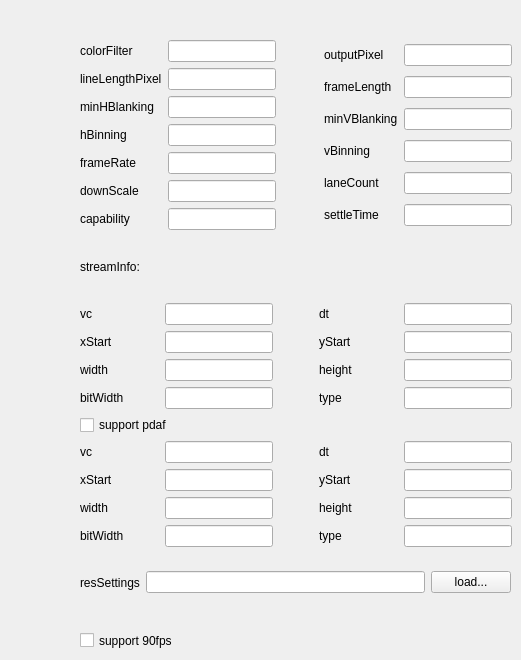
   <widget class="QWidget" name="tab_res3">
    <attribute name="title">
     <string>90fps</string>
    </attribute>
    <widget class="QWidget" name="layoutWidget_4">
     <property name="geometry">
      <rect>
       <x>80</x>
       <y>40</y>
       <width>432</width>
       <height>507</height>
      </rect>
     </property>
     <layout class="QVBoxLayout" name="verticalLayout_25">
      <item>
       <layout class="QHBoxLayout" name="horizontalLayout_105">
        <item>
         <layout class="QVBoxLayout" name="verticalLayout_26">
          <item>
           <layout class="QHBoxLayout" name="horizontalLayout_106" stretch="1,0">
            <item>
             <widget class="QLabel" name="label_100">
              <property name="text">
               <string>colorFilter</string>
              </property>
             </widget>
            </item>
            <item>
             <widget class="QLineEdit" name="colorFilter_4"/>
            </item>
           </layout>
          </item>
          <item>
           <layout class="QHBoxLayout" name="horizontalLayout_107" stretch="1,0">
            <item>
             <widget class="QLabel" name="label_101">
              <property name="text">
               <string>lineLengthPixel</string>
              </property>
             </widget>
            </item>
            <item>
             <widget class="QLineEdit" name="lineLengthPixel_4"/>
            </item>
           </layout>
          </item>
          <item>
           <layout class="QHBoxLayout" name="horizontalLayout_108" stretch="1,0">
            <item>
             <widget class="QLabel" name="label_102">
              <property name="text">
               <string>minHBlanking</string>
              </property>
             </widget>
            </item>
            <item>
             <widget class="QLineEdit" name="minHBlanking_4"/>
            </item>
           </layout>
          </item>
          <item>
           <layout class="QHBoxLayout" name="horizontalLayout_109" stretch="1,0">
            <item>
             <widget class="QLabel" name="label_103">
              <property name="text">
               <string>hBinning</string>
              </property>
             </widget>
            </item>
            <item>
             <widget class="QLineEdit" name="hBinning_4"/>
            </item>
           </layout>
          </item>
          <item>
           <layout class="QHBoxLayout" name="horizontalLayout_110" stretch="1,0">
            <item>
             <widget class="QLabel" name="label_104">
              <property name="text">
               <string>frameRate</string>
              </property>
             </widget>
            </item>
            <item>
             <widget class="QLineEdit" name="frameRate_4"/>
            </item>
           </layout>
          </item>
          <item>
           <layout class="QHBoxLayout" name="horizontalLayout_111" stretch="1,0">
            <item>
             <widget class="QLabel" name="label_105">
              <property name="text">
               <string>downScale</string>
              </property>
             </widget>
            </item>
            <item>
             <widget class="QLineEdit" name="downScale_4"/>
            </item>
           </layout>
          </item>
          <item>
           <layout class="QHBoxLayout" name="horizontalLayout_112" stretch="1,0">
            <item>
             <widget class="QLabel" name="label_106">
              <property name="text">
               <string>capability</string>
              </property>
             </widget>
            </item>
            <item>
             <widget class="QLineEdit" name="capability_4"/>
            </item>
           </layout>
          </item>
         </layout>
        </item>
        <item>
         <spacer name="horizontalSpacer_14">
          <property name="orientation">
           <enum>Qt::Horizontal</enum>
          </property>
          <property name="sizeHint" stdset="0">
           <size>
            <width>40</width>
            <height>20</height>
           </size>
          </property>
         </spacer>
        </item>
        <item>
         <layout class="QVBoxLayout" name="verticalLayout_27">
          <item>
           <layout class="QHBoxLayout" name="horizontalLayout_113" stretch="1,0">
            <item>
             <widget class="QLabel" name="label_107">
              <property name="text">
               <string>outputPixel</string>
              </property>
             </widget>
            </item>
            <item>
             <widget class="QLineEdit" name="outputPixel_4"/>
            </item>
           </layout>
          </item>
          <item>
           <layout class="QHBoxLayout" name="horizontalLayout_114" stretch="1,0">
            <item>
             <widget class="QLabel" name="label_108">
              <property name="text">
               <string>frameLength</string>
              </property>
             </widget>
            </item>
            <item>
             <widget class="QLineEdit" name="frameLength_4"/>
            </item>
           </layout>
          </item>
          <item>
           <layout class="QHBoxLayout" name="horizontalLayout_115" stretch="1,0">
            <item>
             <widget class="QLabel" name="label_109">
              <property name="text">
               <string>minVBlanking</string>
              </property>
             </widget>
            </item>
            <item>
             <widget class="QLineEdit" name="minVBlanking_4"/>
            </item>
           </layout>
          </item>
          <item>
           <layout class="QHBoxLayout" name="horizontalLayout_116" stretch="1,0">
            <item>
             <widget class="QLabel" name="label_110">
              <property name="text">
               <string>vBinning</string>
              </property>
             </widget>
            </item>
            <item>
             <widget class="QLineEdit" name="vBinning_4"/>
            </item>
           </layout>
          </item>
          <item>
           <layout class="QHBoxLayout" name="horizontalLayout_117" stretch="1,0">
            <item>
             <widget class="QLabel" name="label_111">
              <property name="text">
               <string>laneCount</string>
              </property>
             </widget>
            </item>
            <item>
             <widget class="QLineEdit" name="laneCount_4"/>
            </item>
           </layout>
          </item>
          <item>
           <layout class="QHBoxLayout" name="horizontalLayout_118" stretch="1,0">
            <item>
             <widget class="QLabel" name="label_112">
              <property name="text">
               <string>settleTime</string>
              </property>
             </widget>
            </item>
            <item>
             <widget class="QLineEdit" name="settleTime_4"/>
            </item>
           </layout>
          </item>
         </layout>
        </item>
       </layout>
      </item>
      <item>
       <layout class="QVBoxLayout" name="verticalLayout_28">
        <item>
         <widget class="QLabel" name="label_113">
          <property name="text">
           <string>streamInfo:</string>
          </property>
         </widget>
        </item>
        <item>
         <layout class="QHBoxLayout" name="horizontalLayout_119" stretch="1,0,1">
          <item>
           <layout class="QVBoxLayout" name="verticalLayout_29">
            <item>
             <layout class="QHBoxLayout" name="horizontalLayout_120" stretch="1,0">
              <item>
               <widget class="QLabel" name="label_114">
                <property name="text">
                 <string>vc</string>
                </property>
               </widget>
              </item>
              <item>
               <widget class="QLineEdit" name="vc_4"/>
              </item>
             </layout>
            </item>
            <item>
             <layout class="QHBoxLayout" name="horizontalLayout_121" stretch="1,0">
              <item>
               <widget class="QLabel" name="label_115">
                <property name="text">
                 <string>xStart</string>
                </property>
               </widget>
              </item>
              <item>
               <widget class="QLineEdit" name="xStart_4"/>
              </item>
             </layout>
            </item>
            <item>
             <layout class="QHBoxLayout" name="horizontalLayout_122" stretch="1,0">
              <item>
               <widget class="QLabel" name="label_116">
                <property name="text">
                 <string>width</string>
                </property>
               </widget>
              </item>
              <item>
               <widget class="QLineEdit" name="width_4"/>
              </item>
             </layout>
            </item>
            <item>
             <layout class="QHBoxLayout" name="horizontalLayout_123" stretch="1,0">
              <item>
               <widget class="QLabel" name="label_117">
                <property name="text">
                 <string>bitWidth</string>
                </property>
               </widget>
              </item>
              <item>
               <widget class="QLineEdit" name="bitWidth_4"/>
              </item>
             </layout>
            </item>
           </layout>
          </item>
          <item>
           <spacer name="horizontalSpacer_26">
            <property name="orientation">
             <enum>Qt::Horizontal</enum>
            </property>
            <property name="sizeHint" stdset="0">
             <size>
              <width>40</width>
              <height>20</height>
             </size>
            </property>
           </spacer>
          </item>
          <item>
           <layout class="QVBoxLayout" name="verticalLayout_30">
            <item>
             <layout class="QHBoxLayout" name="horizontalLayout_124" stretch="1,0">
              <item>
               <widget class="QLabel" name="label_118">
                <property name="text">
                 <string>dt</string>
                </property>
               </widget>
              </item>
              <item>
               <widget class="QLineEdit" name="dt_4"/>
              </item>
             </layout>
            </item>
            <item>
             <layout class="QHBoxLayout" name="horizontalLayout_125" stretch="1,0">
              <item>
               <widget class="QLabel" name="label_119">
                <property name="text">
                 <string>yStart</string>
                </property>
               </widget>
              </item>
              <item>
               <widget class="QLineEdit" name="yStart_4"/>
              </item>
             </layout>
            </item>
            <item>
             <layout class="QHBoxLayout" name="horizontalLayout_126" stretch="1,0">
              <item>
               <widget class="QLabel" name="label_120">
                <property name="text">
                 <string>height</string>
                </property>
               </widget>
              </item>
              <item>
               <widget class="QLineEdit" name="height_4"/>
              </item>
             </layout>
            </item>
            <item>
             <layout class="QHBoxLayout" name="horizontalLayout_127" stretch="1,0">
              <item>
               <widget class="QLabel" name="label_121">
                <property name="text">
                 <string>type</string>
                </property>
               </widget>
              </item>
              <item>
               <widget class="QLineEdit" name="type_4"/>
              </item>
             </layout>
            </item>
           </layout>
          </item>
         </layout>
        </item>
        <item>
         <widget class="QCheckBox" name="isSupportPdaf_4">
          <property name="text">
           <string>support pdaf</string>
          </property>
         </widget>
        </item>
        <item>
         <layout class="QHBoxLayout" name="horizontalLayout_128" stretch="1,0,1">
          <item>
           <layout class="QVBoxLayout" name="verticalLayout_31">
            <item>
             <layout class="QHBoxLayout" name="horizontalLayout_129" stretch="1,0">
              <item>
               <widget class="QLabel" name="label_122">
                <property name="text">
                 <string>vc</string>
                </property>
               </widget>
              </item>
              <item>
               <widget class="QLineEdit" name="pdaf_vc_4"/>
              </item>
             </layout>
            </item>
            <item>
             <layout class="QHBoxLayout" name="horizontalLayout_130" stretch="1,0">
              <item>
               <widget class="QLabel" name="label_123">
                <property name="text">
                 <string>xStart</string>
                </property>
               </widget>
              </item>
              <item>
               <widget class="QLineEdit" name="pdaf_xStart_4"/>
              </item>
             </layout>
            </item>
            <item>
             <layout class="QHBoxLayout" name="horizontalLayout_131" stretch="1,0">
              <item>
               <widget class="QLabel" name="label_124">
                <property name="text">
                 <string>width</string>
                </property>
               </widget>
              </item>
              <item>
               <widget class="QLineEdit" name="pdaf_width_4"/>
              </item>
             </layout>
            </item>
            <item>
             <layout class="QHBoxLayout" name="horizontalLayout_132" stretch="1,0">
              <item>
               <widget class="QLabel" name="label_125">
                <property name="text">
                 <string>bitWidth</string>
                </property>
               </widget>
              </item>
              <item>
               <widget class="QLineEdit" name="pdaf_bitWidth_4"/>
              </item>
             </layout>
            </item>
           </layout>
          </item>
          <item>
           <spacer name="horizontalSpacer_27">
            <property name="orientation">
             <enum>Qt::Horizontal</enum>
            </property>
            <property name="sizeHint" stdset="0">
             <size>
              <width>40</width>
              <height>20</height>
             </size>
            </property>
           </spacer>
          </item>
          <item>
           <layout class="QVBoxLayout" name="verticalLayout_32">
            <item>
             <layout class="QHBoxLayout" name="horizontalLayout_133" stretch="1,0">
              <item>
               <widget class="QLabel" name="label_126">
                <property name="text">
                 <string>dt</string>
                </property>
               </widget>
              </item>
              <item>
               <widget class="QLineEdit" name="pdaf_dt_4"/>
              </item>
             </layout>
            </item>
            <item>
             <layout class="QHBoxLayout" name="horizontalLayout_134" stretch="1,0">
              <item>
               <widget class="QLabel" name="label_127">
                <property name="text">
                 <string>yStart</string>
                </property>
               </widget>
              </item>
              <item>
               <widget class="QLineEdit" name="pdaf_yStart_4"/>
              </item>
             </layout>
            </item>
            <item>
             <layout class="QHBoxLayout" name="horizontalLayout_135" stretch="1,0">
              <item>
               <widget class="QLabel" name="label_128">
                <property name="text">
                 <string>height</string>
                </property>
               </widget>
              </item>
              <item>
               <widget class="QLineEdit" name="pdaf_height_4"/>
              </item>
             </layout>
            </item>
            <item>
             <layout class="QHBoxLayout" name="horizontalLayout_136" stretch="1,0">
              <item>
               <widget class="QLabel" name="label_129">
                <property name="text">
                 <string>type</string>
                </property>
               </widget>
              </item>
              <item>
               <widget class="QLineEdit" name="pdaf_type_4"/>
              </item>
             </layout>
            </item>
           </layout>
          </item>
         </layout>
        </item>
       </layout>
      </item>
     </layout>
    </widget>
    <widget class="QCheckBox" name="isSupport90fps">
     <property name="geometry">
      <rect>
       <x>80</x>
       <y>630</y>
       <width>121</width>
       <height>21</height>
      </rect>
     </property>
     <property name="text">
      <string>support 90fps</string>
     </property>
    </widget>
    <widget class="QWidget" name="layoutWidget_8">
     <property name="geometry">
      <rect>
       <x>80</x>
       <y>570</y>
       <width>431</width>
       <height>25</height>
      </rect>
     </property>
     <layout class="QHBoxLayout" name="horizontalLayout_172">
      <item>
       <widget class="QLabel" name="label_163">
        <property name="text">
         <string>resSettings</string>
        </property>
       </widget>
      </item>
      <item>
       <widget class="QLineEdit" name="resSettings_4"/>
      </item>
      <item>
       <widget class="QPushButton" name="resSettings_load_4">
        <property name="text">
         <string>load...</string>
        </property>
       </widget>
      </item>
     </layout>
    </widget>
   </widget>
